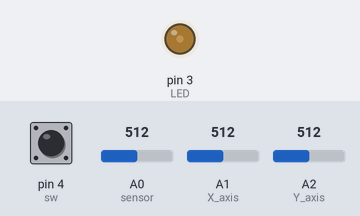
A sketch run on a simulated Arduino Uno, built with avr-gcc and run on an emulated ATmega328P. Parts: output pins drawn as LEDs (lit = HIGH). Dashed ring = blinking. The inputs (shaded band) are chosen by the test bench; at power-on: A1 (X_axis) = 512, A2 (Y_axis) = 512, A0 (sensor) = 512, pin 4 (sw) HIGH.

Above: at 1.2 s.
1.3 s: A1 (X_axis) set to 587
3.0 s: A1 (X_axis) set to 610
At 3.9 s:
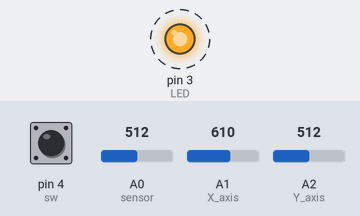
6.0 s: A2 (Y_axis) set to 610
9.0 s: A0 (sensor) set to 306
12.0 s: A0 (sensor) set to 900
15.0 s: A0 (sensor) set to 0
At 16.1 s:
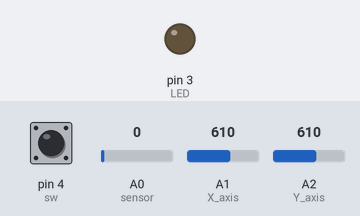
Timing chart, 0 to 17.5 s (numbered marks = the images above; inputs shaded):
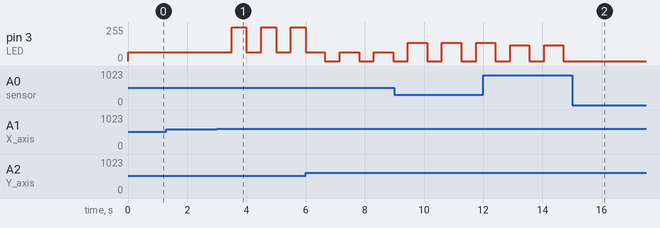

Measured:
- the behaviour switches between 600 and 601 on A1 (X_axis) (found by bisection; images 0 and 1)
- after the input at 1.3 s, every drawn part: stays the same
- after the input at 3.0 s, pin 3 (LED): alternates 255/255 for 0.50 s and 64/255 for 0.50 s, starting after 0.50 s
- after the input at 15.0 s, pin 3 (LED): stops changing and stays 0/255

The sketch:

musicLEDsystem.ino
```cpp
/* LED Music System
 *  Author: Yash Jain
 *  Summer 2016
 */
int LED = 3;
int sensor = A0;
int val = 0;
int sw = 4;
int X_axis = 1;
int Y_axis = 2;
int frequency = 0;
int mode=0;

void setup() {
  Serial.begin(9600);
  pinMode(2, INPUT);
  pinMode(3, OUTPUT);
  pinMode(sw, INPUT);
  digitalWrite(sw, HIGH);
  pinMode(X_axis, INPUT);
  pinMode(Y_axis, INPUT);
}


void loop() {

    //***********Mode 0 ********
  if(mode==0){
  //reading values from sonar sensor. typical range 0-150
  val = (analogRead(sensor));
  //map out values
  val = map(val, 0, 120, 0, 255);

  if (val > (20 + frequency)) {
    analogWrite(LED, val);
  }

  else if (val < (20 + frequency)) {
    digitalWrite(LED, LOW);
   }
  }
  //******** Mode 0 ***********


  //******** Mode 1 ***********
    if(mode==1){
      fullOn();
    }
  //*********Mode 1 ***********


  //******* Control Unit ***********
  if (analogRead(Y_axis) < 300) {
    if (frequency > -20 && mode == 0) {
      frequency--;
      delay(150);
    }
    if (frequency > -255 && mode == 1) {
      frequency--;
      delay(10);
    }
  }

  if (analogRead(Y_axis) > 600) {
    if (frequency < 100 && mode == 0) {
      frequency++;
      delay(150);
    }
    if (frequency < 0 && mode == 1) {
      frequency++;
      delay(10);
    }
  }

  if (digitalRead(sw) == 0) {
    frequency = 0;
  }

  if(analogRead(X_axis)<300){
    mode++;
    if(mode==2){
      mode=0;
    }
    delay(500);
   }

   if(analogRead(X_axis)>600){
    mode--;
    if(mode <0){
      mode=1;
    }
    delay(500);
   }
  //********** Control Unit ***********
}


void fullOn() {
    analogWrite(LED, 255+frequency);
    if(255+frequency >255){
      frequency=0;
    }
  }
```
